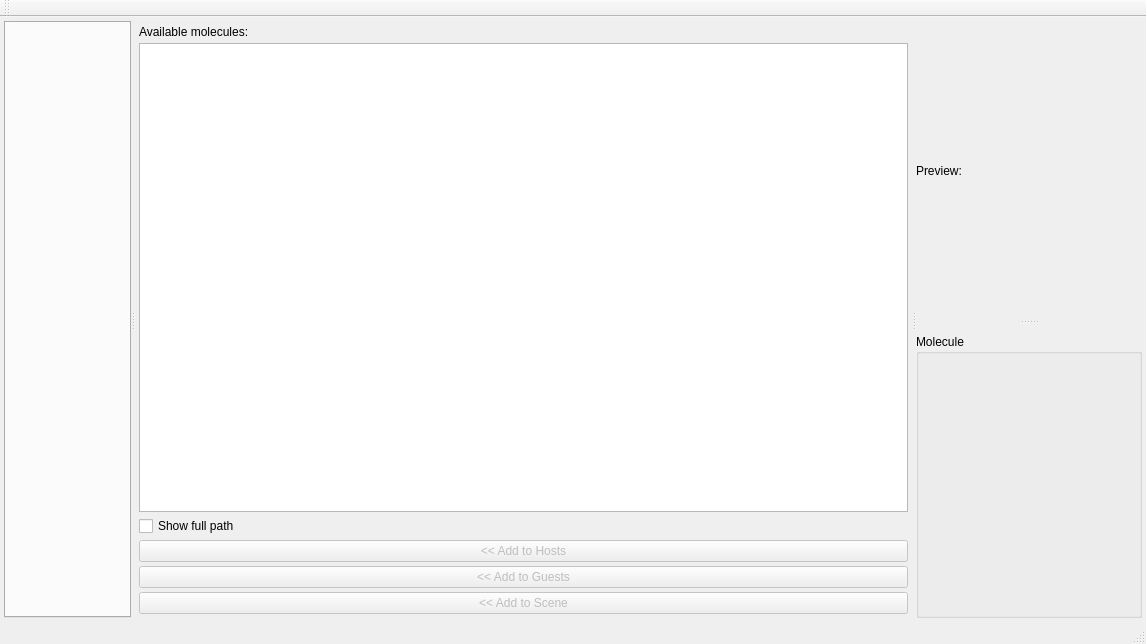
<?xml version="1.0" encoding="UTF-8"?>
<ui version="4.0">
 <class>MainWindow</class>
 <widget class="QMainWindow" name="MainWindow">
  <property name="geometry">
   <rect>
    <x>0</x>
    <y>0</y>
    <width>1146</width>
    <height>644</height>
   </rect>
  </property>
  <property name="windowTitle">
   <string>MainWindow</string>
  </property>
  <widget class="QWidget" name="central_widget">
   <layout class="QVBoxLayout" name="verticalLayout">
    <property name="spacing">
     <number>4</number>
    </property>
    <property name="leftMargin">
     <number>4</number>
    </property>
    <property name="topMargin">
     <number>4</number>
    </property>
    <property name="rightMargin">
     <number>4</number>
    </property>
    <property name="bottomMargin">
     <number>4</number>
    </property>
    <item>
     <widget class="QSplitter" name="main_splitter">
      <property name="orientation">
       <enum>Qt::Horizontal</enum>
      </property>
      <widget class="QCustomTabWidget" name="tab_widget">
       <property name="sizePolicy">
        <sizepolicy hsizetype="Expanding" vsizetype="Expanding">
         <horstretch>0</horstretch>
         <verstretch>0</verstretch>
        </sizepolicy>
       </property>
       <property name="currentIndex">
        <number>-1</number>
       </property>
      </widget>
      <widget class="QWidget" name="display_widget" native="true">
       <property name="sizePolicy">
        <sizepolicy hsizetype="Expanding" vsizetype="Expanding">
         <horstretch>0</horstretch>
         <verstretch>0</verstretch>
        </sizepolicy>
       </property>
       <layout class="QHBoxLayout" name="horizontalLayout">
        <property name="spacing">
         <number>4</number>
        </property>
        <property name="leftMargin">
         <number>0</number>
        </property>
        <property name="topMargin">
         <number>0</number>
        </property>
        <property name="rightMargin">
         <number>0</number>
        </property>
        <property name="bottomMargin">
         <number>0</number>
        </property>
        <item>
         <widget class="QSplitter" name="display_splitter">
          <property name="orientation">
           <enum>Qt::Horizontal</enum>
          </property>
          <widget class="QWidget" name="control_widget" native="true">
           <property name="sizePolicy">
            <sizepolicy hsizetype="Expanding" vsizetype="Preferred">
             <horstretch>0</horstretch>
             <verstretch>0</verstretch>
            </sizepolicy>
           </property>
           <layout class="QVBoxLayout" name="verticalLayout_2">
            <property name="spacing">
             <number>4</number>
            </property>
            <property name="leftMargin">
             <number>4</number>
            </property>
            <property name="topMargin">
             <number>4</number>
            </property>
            <property name="rightMargin">
             <number>4</number>
            </property>
            <property name="bottomMargin">
             <number>4</number>
            </property>
            <item>
             <widget class="QLabel" name="static1">
              <property name="text">
               <string>Available molecules:</string>
              </property>
             </widget>
            </item>
            <item>
             <widget class="CustomListWidget" name="molecule_list_widget">
              <property name="sizePolicy">
               <sizepolicy hsizetype="Preferred" vsizetype="Expanding">
                <horstretch>0</horstretch>
                <verstretch>0</verstretch>
               </sizepolicy>
              </property>
              <property name="selectionMode">
               <enum>QAbstractItemView::ExtendedSelection</enum>
              </property>
             </widget>
            </item>
            <item>
             <widget class="QCheckBox" name="show_full_path_check_box">
              <property name="sizePolicy">
               <sizepolicy hsizetype="Preferred" vsizetype="Fixed">
                <horstretch>0</horstretch>
                <verstretch>0</verstretch>
               </sizepolicy>
              </property>
              <property name="text">
               <string>Show full path</string>
              </property>
             </widget>
            </item>
            <item>
             <widget class="QPushButton" name="add_to_hosts_button">
              <property name="enabled">
               <bool>false</bool>
              </property>
              <property name="text">
               <string>&lt;&lt; Add to Hosts</string>
              </property>
             </widget>
            </item>
            <item>
             <widget class="QPushButton" name="add_to_guests_button">
              <property name="enabled">
               <bool>false</bool>
              </property>
              <property name="text">
               <string>&lt;&lt; Add to Guests</string>
              </property>
             </widget>
            </item>
            <item>
             <widget class="QPushButton" name="add_to_scene_button">
              <property name="enabled">
               <bool>false</bool>
              </property>
              <property name="text">
               <string>&lt;&lt; Add to Scene</string>
              </property>
             </widget>
            </item>
           </layout>
          </widget>
          <widget class="QSplitter" name="molecule_splitter">
           <property name="sizePolicy">
            <sizepolicy hsizetype="Expanding" vsizetype="Preferred">
             <horstretch>0</horstretch>
             <verstretch>0</verstretch>
            </sizepolicy>
           </property>
           <property name="orientation">
            <enum>Qt::Vertical</enum>
           </property>
           <widget class="QWidget" name="molecule_view_widget" native="true">
            <property name="sizePolicy">
             <sizepolicy hsizetype="Preferred" vsizetype="Preferred">
              <horstretch>0</horstretch>
              <verstretch>4</verstretch>
             </sizepolicy>
            </property>
            <layout class="QVBoxLayout" name="verticalLayout_4">
             <property name="spacing">
              <number>4</number>
             </property>
             <property name="leftMargin">
              <number>0</number>
             </property>
             <property name="topMargin">
              <number>0</number>
             </property>
             <property name="rightMargin">
              <number>0</number>
             </property>
             <property name="bottomMargin">
              <number>0</number>
             </property>
             <item>
              <widget class="QLabel" name="static2">
               <property name="sizePolicy">
                <sizepolicy hsizetype="Expanding" vsizetype="Preferred">
                 <horstretch>0</horstretch>
                 <verstretch>0</verstretch>
                </sizepolicy>
               </property>
               <property name="text">
                <string>Preview:</string>
               </property>
              </widget>
             </item>
            </layout>
           </widget>
           <widget class="QWidget" name="molecule_stats_widget" native="true">
            <property name="sizePolicy">
             <sizepolicy hsizetype="Expanding" vsizetype="Preferred">
              <horstretch>0</horstretch>
              <verstretch>1</verstretch>
             </sizepolicy>
            </property>
            <layout class="QVBoxLayout" name="verticalLayout_3">
             <property name="spacing">
              <number>4</number>
             </property>
             <property name="leftMargin">
              <number>0</number>
             </property>
             <property name="topMargin">
              <number>10</number>
             </property>
             <property name="rightMargin">
              <number>0</number>
             </property>
             <property name="bottomMargin">
              <number>0</number>
             </property>
             <item>
              <widget class="QGroupBox" name="molecule_stats_group_box">
               <property name="title">
                <string>Molecule</string>
               </property>
               <layout class="QHBoxLayout" name="horizontalLayout_2"/>
              </widget>
             </item>
            </layout>
           </widget>
          </widget>
         </widget>
        </item>
       </layout>
      </widget>
     </widget>
    </item>
   </layout>
  </widget>
  <widget class="QMenuBar" name="menu_bar">
   <property name="geometry">
    <rect>
     <x>0</x>
     <y>0</y>
     <width>1146</width>
     <height>22</height>
    </rect>
   </property>
  </widget>
  <widget class="QToolBar" name="tool_bar">
   <attribute name="toolBarArea">
    <enum>TopToolBarArea</enum>
   </attribute>
   <attribute name="toolBarBreak">
    <bool>false</bool>
   </attribute>
  </widget>
  <widget class="QStatusBar" name="status_bar"/>
 </widget>
 <layoutdefault spacing="6" margin="11"/>
 <customwidgets>
  <customwidget>
   <class>QCustomTabWidget</class>
   <extends>QTabWidget</extends>
   <header>ui/widgets/custom_tab_widget.h</header>
   <container>1</container>
  </customwidget>
  <customwidget>
   <class>CustomListWidget</class>
   <extends>QListWidget</extends>
   <header>ui/widgets/custom_list_widget.h</header>
  </customwidget>
 </customwidgets>
 <resources/>
 <connections/>
</ui>
